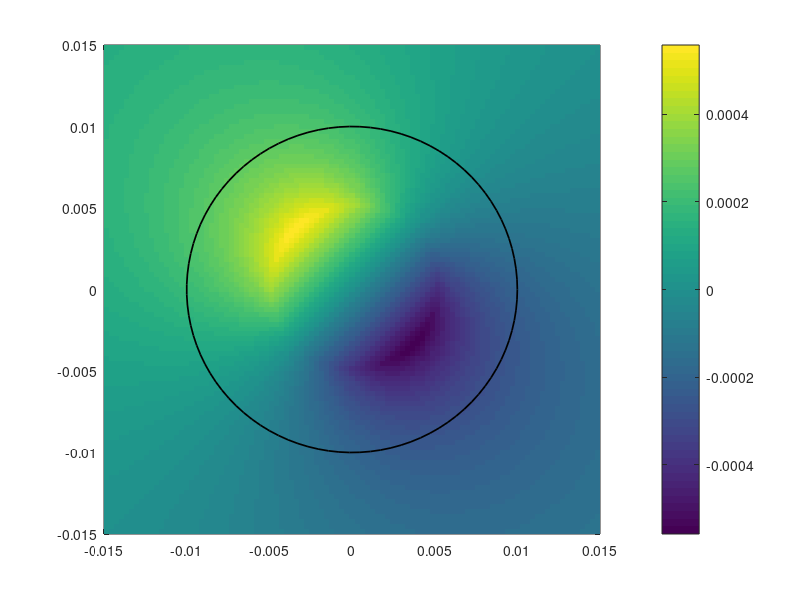
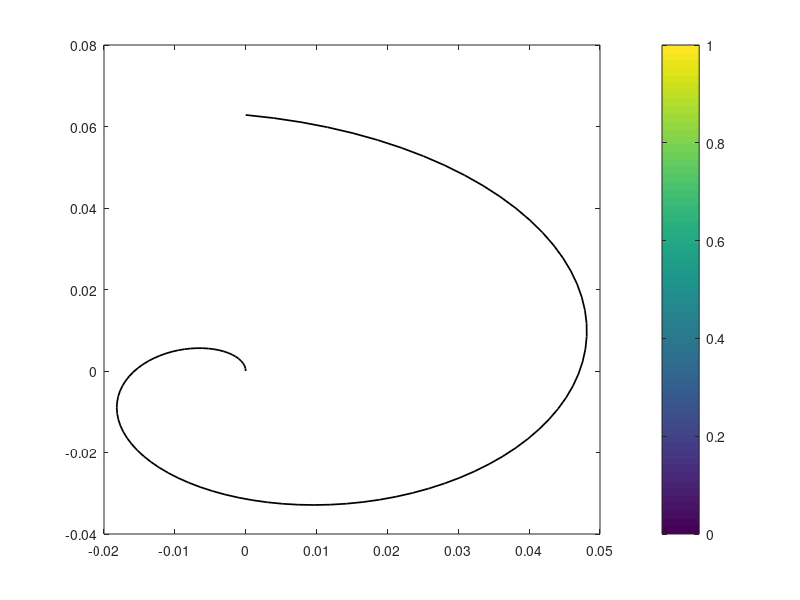

Reproduce these figures in MATLAB, in order.
%% Line Integration 
% Compute and plot the parametric path 
lx=100;
ly=100;
%constants
I=10;
a=0.005;
m0=(4*pi)*10.^(-7);
r0=2*a;

x = linspace(-3*a,3*a,lx);
y = linspace(-3*a,3*a,ly);
[X,Y]=meshgrid(x,y);

r_phi = zeros(100,100);

%Magnetic Field component from Problem #1 
for i=1:100
    for j=1:100
        if (sqrt(x(i).^2 +y(j).^2) < a)
            r_phi(i,j) = ((m0.*I)/(2.*pi.*a.^2).*sqrt(x(i).^2+y(j).^2)).*(-y(j)/sqrt(x(i).^2+y(j).^2)+(x(i)./sqrt(x(i).^2+y(j).^2)));
        else
            r_phi(i,j) = ((m0.*I)/(2.*pi.*sqrt(x(i).^2+y(j).^2))).*(-y(j)/sqrt(x(i).^2+y(j).^2)+(x(i)./sqrt(x(i).^2+y(j).^2)));
        end %if 
    end %for
end %for
figure;
pcolor(x,y,r_phi);
shading flat;
colorbar;
hold on;
% r_phix = zeros(1,100);
% r_phiy = zeros(1,100);

phi_grid = linspace(0,2*pi,lx);
x = r0.*cos(phi_grid);
y = r0.*sin(phi_grid);
%% Plotter
plot(x,y,'color','black','LineWidth',1.25)    
shading flat;
colorbar;
hold off;


%% Analytical derivative 
dx = -phi_grid.*(r0).*sin(phi_grid);
dy = phi_grid.*(r0).*cos(phi_grid);
figure;
plot(dx,dy,'color','black','LineWidth',1.25)    
shading flat;
colorbar;
hold off;

%% Numerical Derivative

